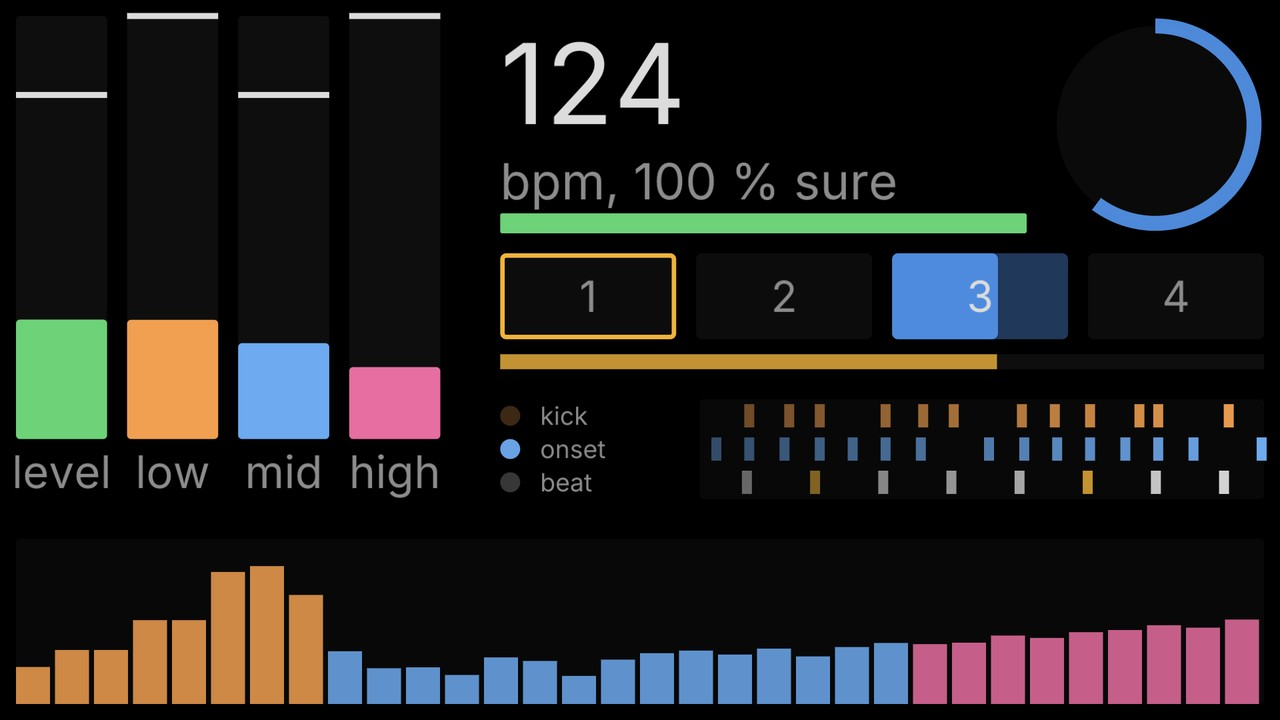
#> input picture assets/gallery/audio-meters.jpg, 1280 x 720 px
$ python -i gallery.py   (imports and definitions only)
#> lines starting #> are read from the running program, lines starting #| are printed output that depends on the picture; after the words box and inside, x2 and y2 are one past the last pixel; in counts of white or black regions, pixels touching at a corner belong together
#> further down, picture is the input picture: PIL image 1280x720 RGB; mean R, G, B 32.6, 31.3, 30.7
"""Makes the README's pictures, each from a headless run of the release build:

- assets/screenshot.png: the window with the curl-noise example, a node selected;
- assets/arrange.png: the curl-noise example as first placed and after one arrange;
- assets/gallery/*.jpg: the output pictures of the showcase projects, 1280 pixels wide.

The photos in assets/photos/ come from a real setup, not from this script.

Run it with no arguments for every picture, or name some:
`python tools/gallery.py window arrange curl-noise`. It needs Python 3.12 or later with Pillow
(`pip install pillow`) and a release build of the app (`cargo build --release -p penumbra`,
made on demand if missing).

Projects are copied to a temporary folder first, so the examples stay as they are. Two runs
look alike but not pixel for pixel (the frame reached after the wait varies by a few).
"""

import json
import re
import shutil
import subprocess
import sys
import tempfile
from pathlib import Path

from PIL import Image, ImageDraw, ImageFont

ROOT = Path(__file__).resolve().parent.parent
ASSETS = ROOT / "assets"
OUT = ASSETS / "gallery"
EXE = ROOT / "target" / "release" / "penumbra.exe"
EXAMPLES = ROOT / "examples"
WIDTH = 1280
JPG_QUALITY = 90

# name, project folder (None: the demo the app opens without arguments), node whose picture is
# saved, seconds of show time before the shot. Pictures with transparency are laid on black.
SHOWCASE = [
    ("demo", None, "/show", 45),
    ("curl-noise", EXAMPLES / "curl-noise", "/out", 45),
    ("projection-room", EXAMPLES / "projection-room", "/view", 10),
    # 25 s: after the first drop, with the blocks, the sun and the display on.
    ("music-synthwave", EXAMPLES / "music-synthwave", "/out", 25),
    # 20 s: the basin has filled and keeps its level.
    ("liquid", EXAMPLES / "liquid", "/out", 20),
    # 4.3 s: the bodies are halfway down through the pool.
    ("liquid-bodies", EXAMPLES / "liquid-bodies", "/out", 4.3),
    ("smoke", EXAMPLES / "smoke", "/out", 25),
    # 20 s: the beat tracker has locked on and the picture is moving with it.
    ("raymarch", EXAMPLES / "raymarch", "/out", 20),
    # 10 s: the sparks of several lives fill the air above the word.
    ("particles", EXAMPLES / "particles", "/out", 10),
]

# Params set before the wait, per showcase picture: picture name, then (node, params). 2 on the
# raymarch example's slider is its fractal look.
SHOWCASE_SETS = {"raymarch": ("/look", {"value": 2.0})}

# The window shot: project, window size in points, node in the viewer, node selected (its params
# fill the panel), seconds of show time.
WINDOW = (EXAMPLES / "curl-noise", "1760x960", "/out", "/vel", 45)

# The arrange picture: a project shot without its node positions, so its nodes sit where the
# editor places nodes that come without one, and the window size it is shot at.
ARRANGE = (EXAMPLES / "curl-noise", "1700x900")
ARRANGE_LABELS = ("before: as the nodes were first placed", "after: one press of L")

def call(method: str, **params) -> dict:
    return {"method": method, "params": params}


# [65 lines left out: functions run, on_black, to_jpg, showcase, window, not called in this run]


def network_box(image: Image.Image) -> tuple[int, int, int, int]:
    """The part of the node editor that holds nodes and wires: left of the right column, above the
    status bar, in the rows and columns with more than a few pixels brighter than the grid (a
    lone grid line has only its own)."""
    editor = image.crop((0, 0, round(image.width * 0.68), image.height - 40))
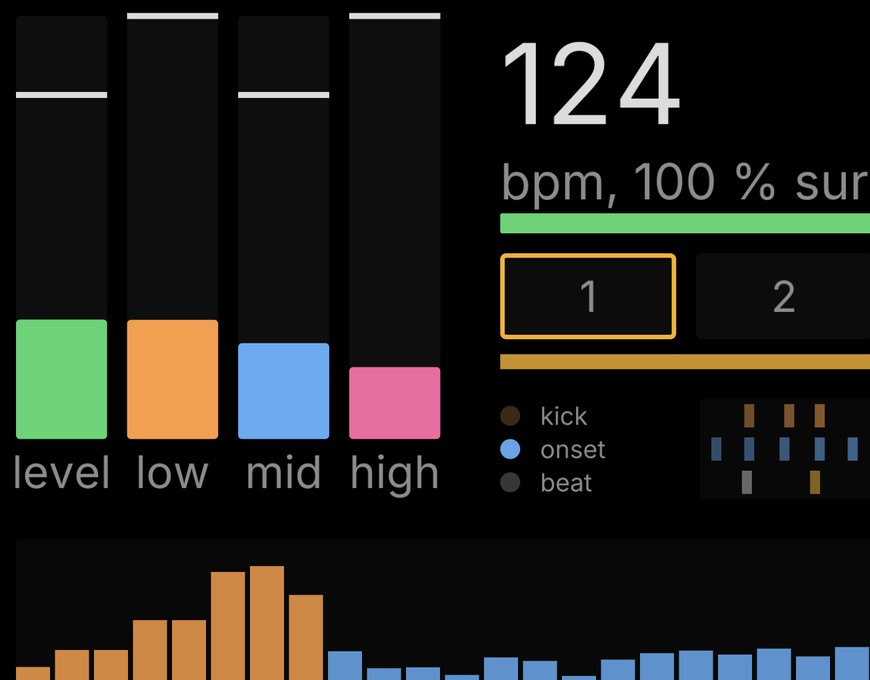
#> editor: PIL image 870x680 RGB; mean R, G, B 32, 31.4, 26.6
    mask = editor.convert("L").point(lambda v: 1 if v > 90 else 0)
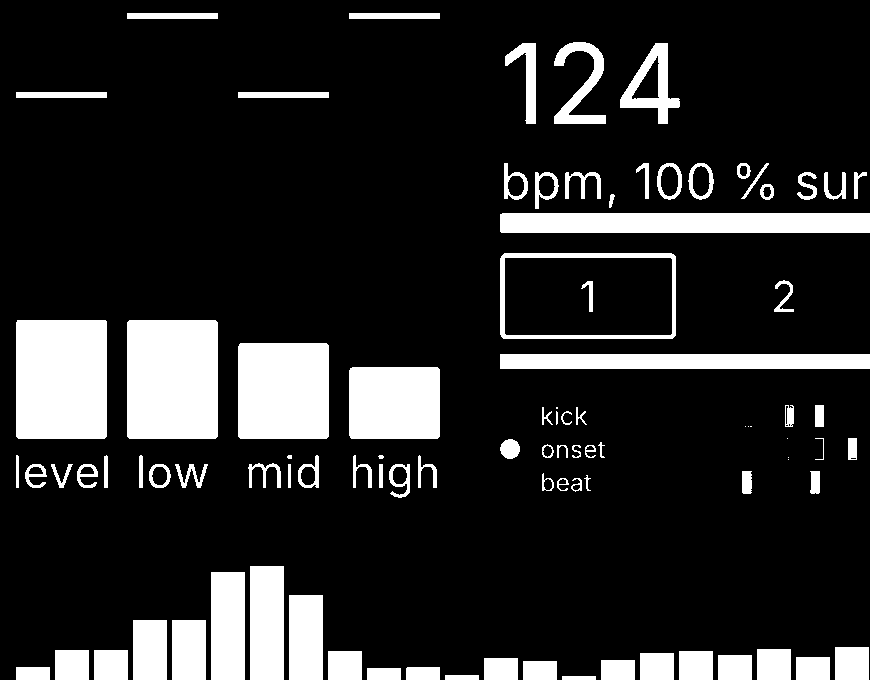
#> mask: PIL image 870x680 L; values 0 (black) and 1 (white), 15.9% white; 95 white regions (9 under 20 px), largest, box (x1, y1, x2, y2) and area: (16, 320, 107, 439) 10820, (127, 320, 218, 439) 10817, (238, 343, 329, 439) 8723
    width, height = mask.size
#> width = 870; height = 680
    pixels = mask.load()
    columns = [x for x in range(width) if sum(pixels[x, y] for y in range(0, height, 2)) > 8]
#> columns = 810 values from 16 to 869
    rows = [y for y in range(height) if sum(pixels[x, y] for x in range(0, width, 2)) > 8]
#> rows = 467 values from 13 to 679
    if not columns or not rows:
        return 0, 0, width, height
    pad = 16
    return max(columns[0] - pad, 0), max(rows[0] - pad, 0), min(columns[-1] + pad, width), min(rows[-1] + pad, height)


# [35 lines left out: function arrange, not called in this run]


def save_jpg(image: Image.Image, jpg: Path) -> None:
    height = round(image.height * WIDTH / image.width)
    image.resize((WIDTH, height), Image.Resampling.LANCZOS).save(jpg, quality=JPG_QUALITY)


# [17 lines left out: function main, not called in this run]


# [2 lines not run here, left out]

>>> from PIL import Image
>>> picture = Image.open('../assets/gallery/audio-meters.jpg')
>>> result = network_box(picture)
#> result = (0, 0, 870, 680)

$ run again, on assets/gallery/fluid.jpg
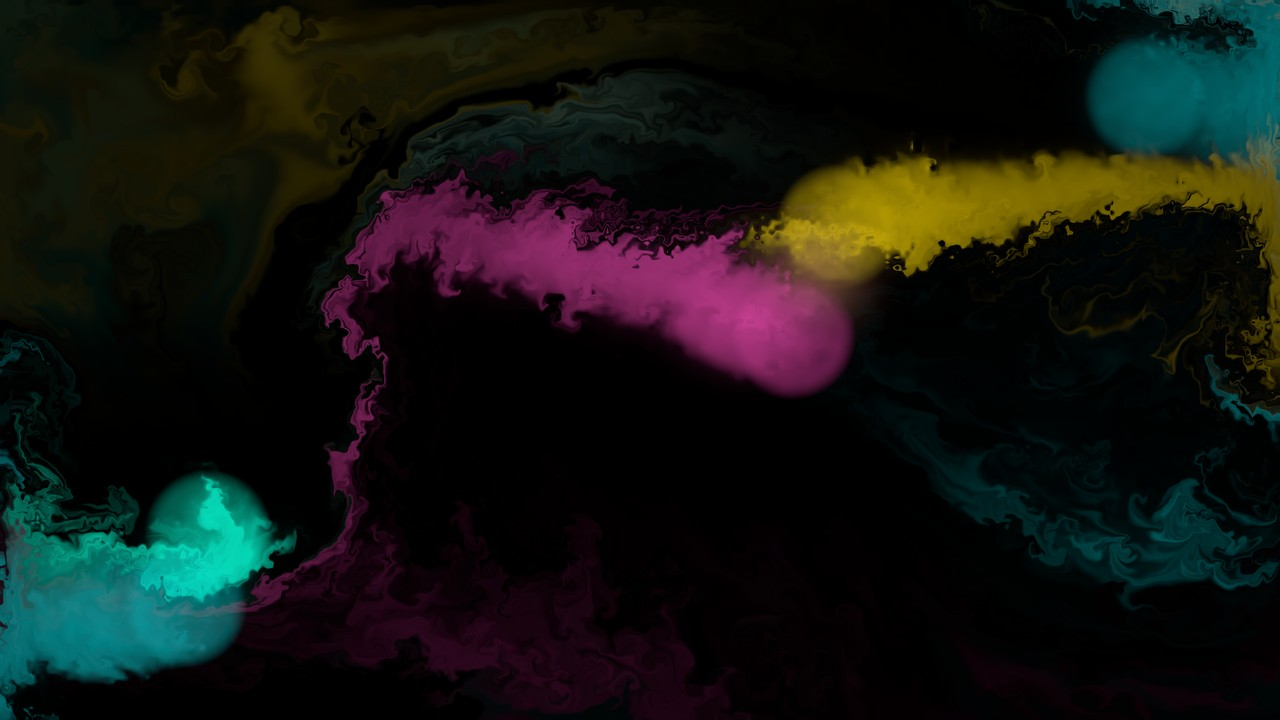
#> input picture assets/gallery/fluid.jpg, 1280 x 720 px
#> picture is the input picture: PIL image 1280x720 RGB; mean R, G, B 18.3, 20.3, 16.9
#> in network_box, `editor = image.crop((0, 0, round(image.width * 0.68), image.height - 4..`:
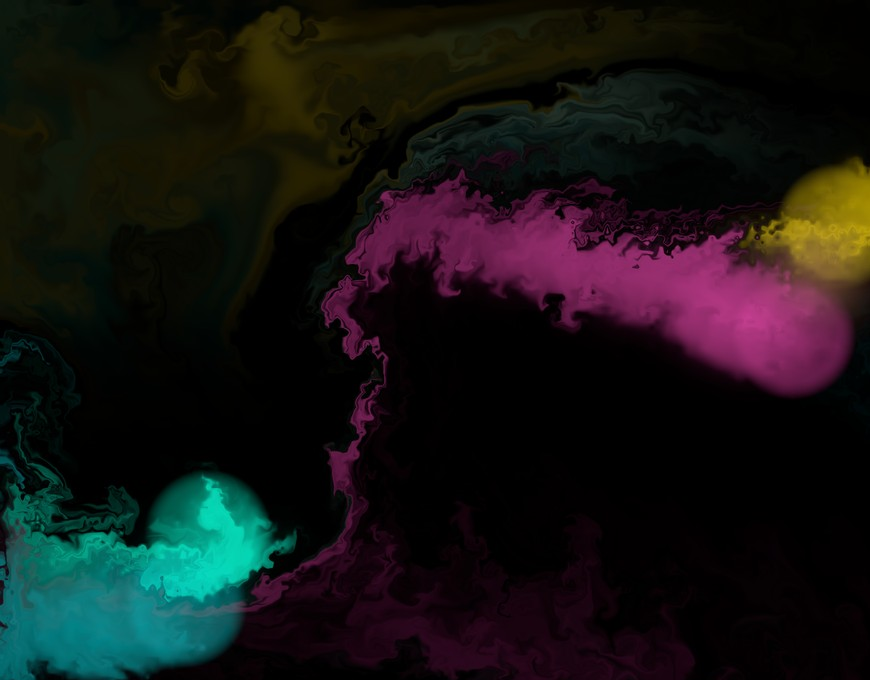
#> editor: PIL image 870x680 RGB; mean R, G, B 20.8, 20.2, 19.7
#> in network_box, `mask = editor.convert("L").point(lambda v: 1 if v > 90 else 0)`:
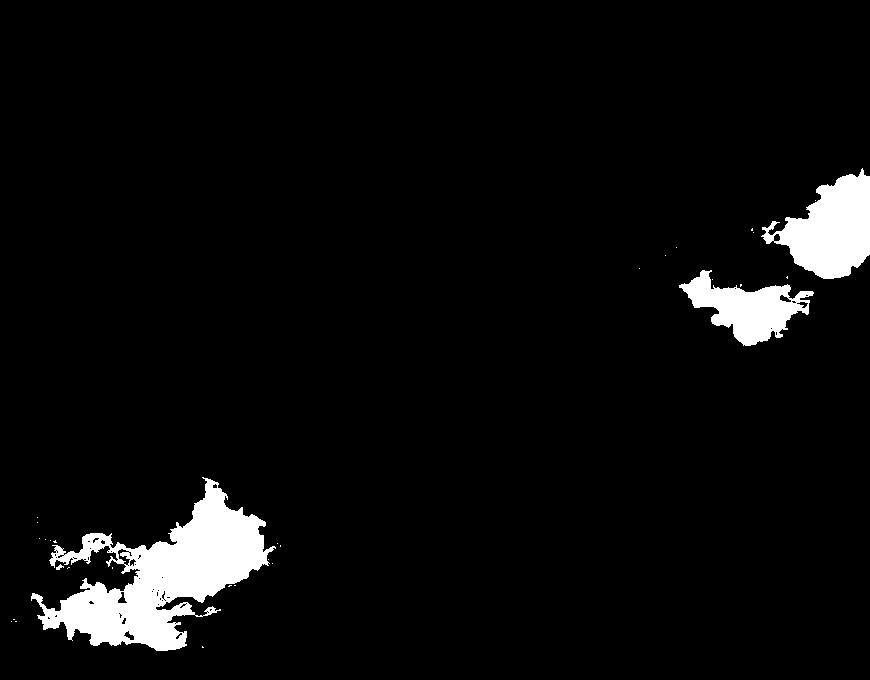
#> mask: PIL image 870x680 L; values 0 (black) and 1 (white), 4.8% white; 31 white regions (27 under 20 px), largest, box (x1, y1, x2, y2) and area: (31, 477, 276, 651) 17019, (761, 168, 870, 279) 6783, (679, 270, 814, 346) 4679, (56, 564, 64, 570) 25
#> columns = 403 values from 42 to 869
#> rows = 324 values from 176 to 649
#> result = (26, 160, 870, 665)

$ run again, on assets/gallery/library.jpg
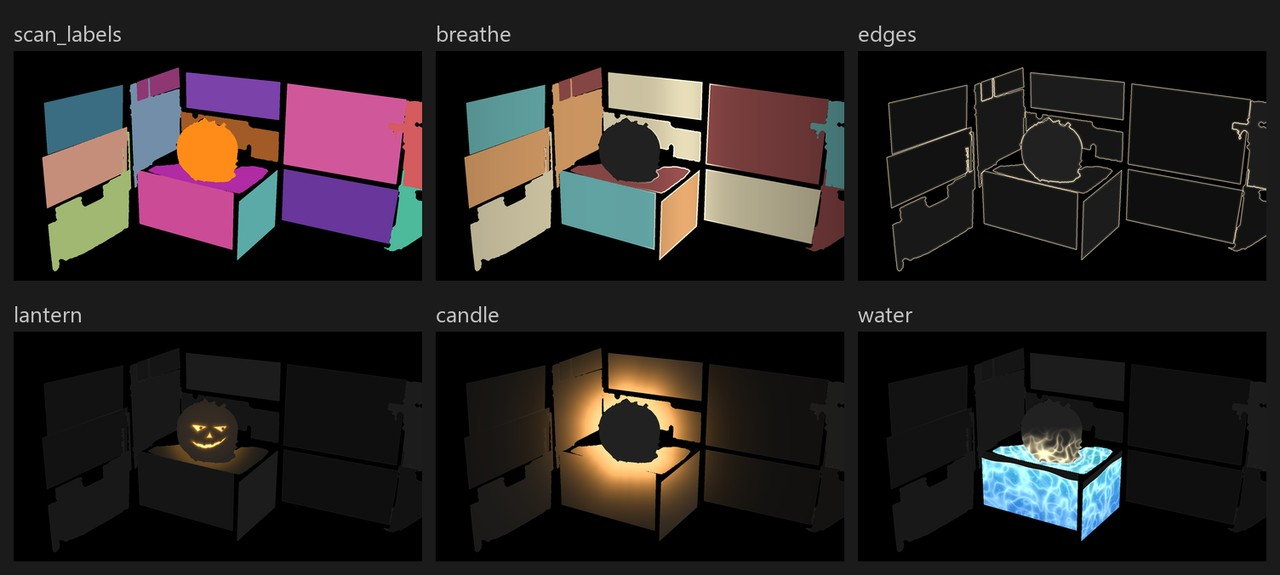
#> input picture assets/gallery/library.jpg, 1280 x 575 px
#> picture is the input picture: PIL image 1280x575 RGB; mean R, G, B 40.3, 35.2, 34.8
#> in network_box, `editor = image.crop((0, 0, round(image.width * 0.68), image.height - 4..`:
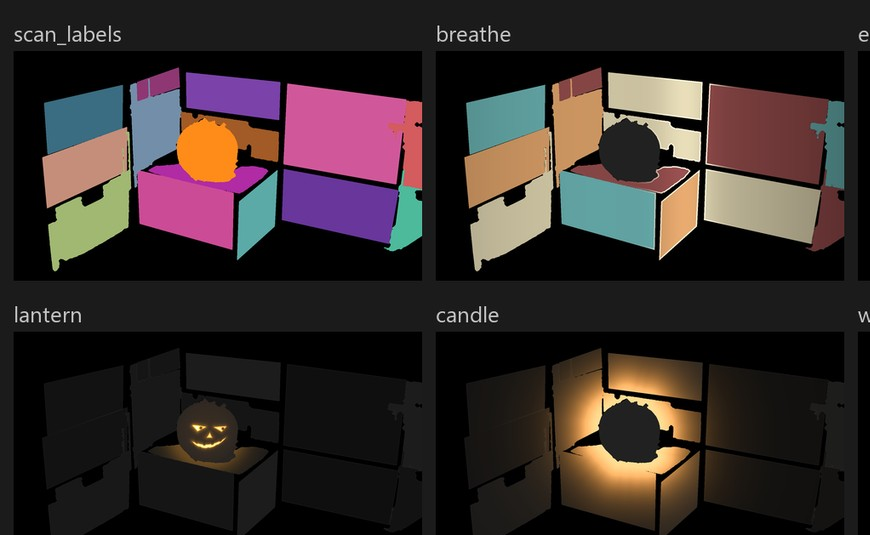
#> editor: PIL image 870x535 RGB; mean R, G, B 51.4, 42, 41.1
#> in network_box, `mask = editor.convert("L").point(lambda v: 1 if v > 90 else 0)`:
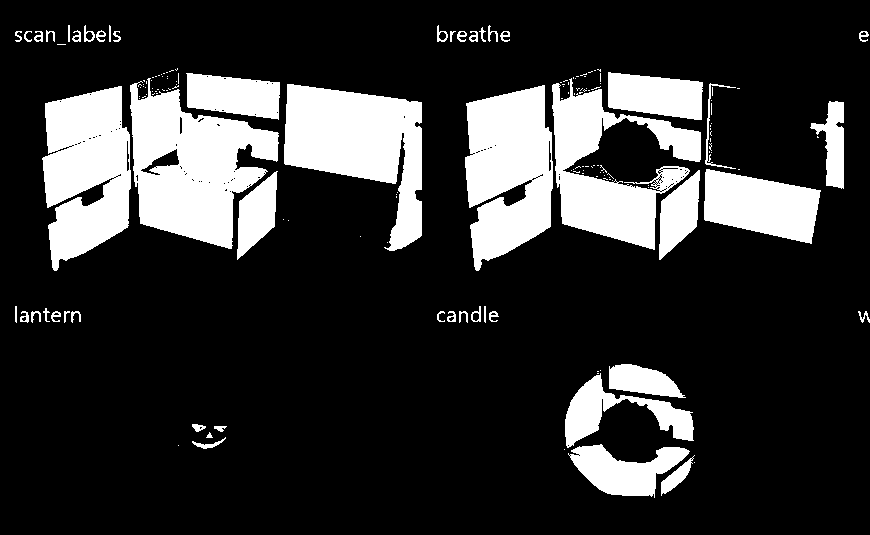
#> mask: PIL image 870x535 L; values 0 (black) and 1 (white), 19.8% white; 164 white regions (112 under 20 px), largest, box (x1, y1, x2, y2) and area: (130, 78, 279, 249) 14429, (284, 84, 422, 251) 12732, (465, 85, 553, 271) 12051
#> columns = 749 values from 15 to 860
#> rows = 341 values from 31 to 495
#> result = (0, 15, 870, 511)
